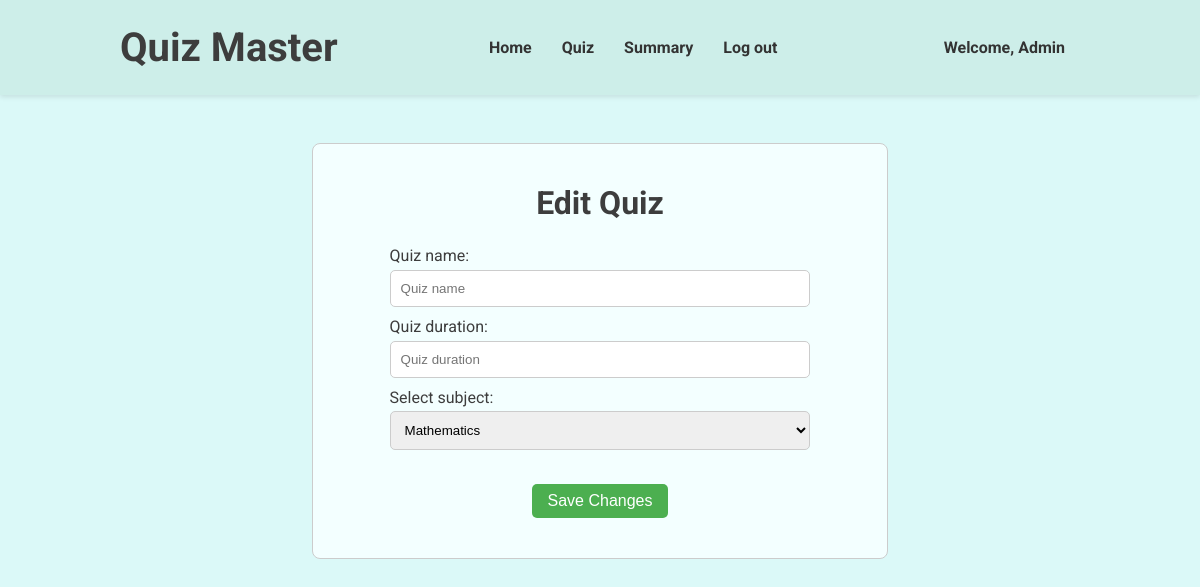
Page /edit-quiz/1 (signed in) on the earlier database version.
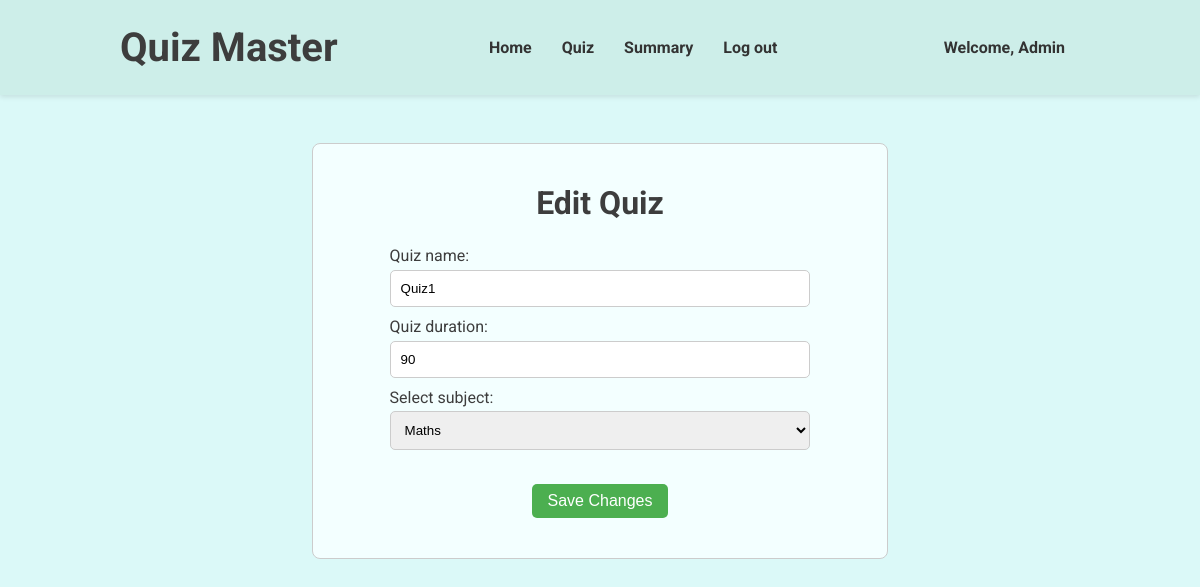
Same page on the later database version.
### models.py (models this page shows)
class Quizzes(db.Model):
    __tablename__ = 'quizzes'
    quizid = db.Column(db.Integer, primary_key=True)
    quizname = db.Column(db.String(80), unique=False, nullable=False)
    subjectid = db.Column(db.Integer, db.ForeignKey('subjects.subjectid'), nullable=False)
    duration = db.Column(db.Integer, nullable=False)
    quizdate = db.Column(db.Date, nullable=False)

### routes.py (the view, shortened to what this page needs)
@app.route('/edit-quiz/<int:quiz_id>', methods=['GET', 'POST'])
@login_required
def edit_quiz(quiz_id):
    return render_template('edit-quiz.html', user = current_user, quiz = Quizzes.query.get(quiz_id), subjects = Subjects.query.all())

### app.py (called while the page is built)
@login_manager.user_loader
def load_user(userid):
    return models.User.query.get(int(userid))

### templates/edit-quiz.html (shortened to what this page needs)
{% extends "base.html" %} {% block title %}Edit Quiz | Quiz Master{% endblock %}
{% block stylesheet %}
<link rel="stylesheet" href="{{ url_for('static', filename='navbar.css') }}" />
{% endblock %} {% block navbar %}
<header>
  <div class="header-container">
    <h1>Quiz Master</h1>
    <nav>
      <ul>
        <li>
          <a href="/dashboard">Home</a>
        </li>
        <li>
          <a href="/admin-quiz">Quiz</a>
        </li>
        <li>
          <a href="/admin-summary">Summary</a>
        </li>
        <li>
          <a href="/logout">Log out</a>
        </li>
      </ul>
    </nav>
    <a href="/profile">Welcome, {{ user.fullname}}</a>
  </div>
</header>
{% endblock %} {% block content %}
<div class="form-container">
  <form method="post" name="edit-quiz-form">
    <h2>Edit Quiz</h2>
    <div class="form-inputs">
      <label for="quiz-name">Quiz name:</label>
      <input
        type="text"
        name="quiz-name"
        id="quiz-name"
        placeholder="Quiz name"
        value="{{ quiz.quizname }}"
        required
      />
      <label for="quiz-duration">Quiz duration:</label>
      <input
        type="number"
        name="quiz-duration"
        id="quiz-duration"
        placeholder="Quiz duration"
        value="{{ quiz.duration }}"
        required
      />
      <label for="select-subject">Select subject:</label>
      <select id="select-subject" name="select-subject">
        {% for subject in subjects %}
        <option value="{{ subject.subjectname }}">
          {{ subject.subjectname }}
        </option>
        {% endfor %}
      </select>
    </div>
    <div class="btn-sec">
      <button class="save-btn" type="submit">Save Changes</button>
    </div>
  </form>
</div>
{% endblock %} {% block script %} {% endblock %}

Differences in the rows shown:
added Quizzes: quiz-name "Quiz1", quiz-duration "90"
Other differences:
form field select-subject: "Mathematics" → "Maths"
